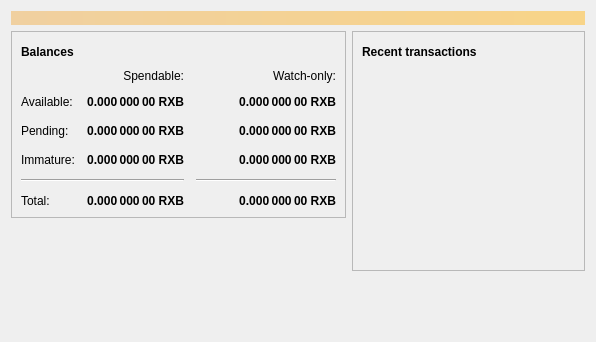
<?xml version="1.0" encoding="UTF-8"?>
<ui version="4.0">
 <class>OverviewPage</class>
 <widget class="QWidget" name="OverviewPage">
  <property name="geometry">
   <rect>
    <x>0</x>
    <y>0</y>
    <width>596</width>
    <height>342</height>
   </rect>
  </property>
  <property name="windowTitle">
   <string>Form</string>
  </property>
  <layout class="QVBoxLayout" name="topLayout">
   <item>
    <widget class="QLabel" name="labelAlerts">
     <property name="visible">
      <bool>false</bool>
     </property>
     <property name="styleSheet">
      <string notr="true">QLabel { background-color: qlineargradient(x1: 0, y1: 0, x2: 1, y2: 0, stop:0 #F0D0A0, stop:1 #F8D488); color:#000000; }</string>
     </property>
     <property name="wordWrap">
      <bool>true</bool>
     </property>
     <property name="margin">
      <number>3</number>
     </property>
     <property name="textInteractionFlags">
      <set>Qt::TextSelectableByMouse</set>
     </property>
    </widget>
   </item>
   <item>
    <layout class="QHBoxLayout" name="horizontalLayout" stretch="1,1">
     <item>
      <layout class="QVBoxLayout" name="verticalLayout_2">
       <item>
        <widget class="QFrame" name="frame">
         <property name="frameShape">
          <enum>QFrame::StyledPanel</enum>
         </property>
         <property name="frameShadow">
          <enum>QFrame::Raised</enum>
         </property>
         <layout class="QVBoxLayout" name="verticalLayout_4">
          <item>
           <layout class="QHBoxLayout" name="horizontalLayout_4">
            <item>
             <widget class="QLabel" name="label_5">
              <property name="font">
               <font>
                <weight>75</weight>
                <bold>true</bold>
               </font>
              </property>
              <property name="text">
               <string>Balances</string>
              </property>
             </widget>
            </item>
            <item>
             <widget class="QPushButton" name="labelWalletStatus">
              <property name="enabled">
               <bool>true</bool>
              </property>
              <property name="maximumSize">
               <size>
                <width>30</width>
                <height>16777215</height>
               </size>
              </property>
              <property name="toolTip">
               <string>The displayed information may be out of date. Your wallet automatically synchronizes with the Ryanbucks network after a connection is established, but this process has not completed yet.</string>
              </property>
              <property name="text">
               <string/>
              </property>
              <property name="icon">
               <iconset resource="../bitcoin.qrc">
                <normaloff>:/icons/warning</normaloff>
                <disabledoff>:/icons/warning</disabledoff>:/icons/warning</iconset>
              </property>
              <property name="iconSize">
               <size>
                <width>24</width>
                <height>24</height>
               </size>
              </property>
              <property name="flat">
               <bool>true</bool>
              </property>
             </widget>
            </item>
            <item>
             <spacer name="horizontalSpacer_3">
              <property name="orientation">
               <enum>Qt::Horizontal</enum>
              </property>
              <property name="sizeHint" stdset="0">
               <size>
                <width>40</width>
                <height>20</height>
               </size>
              </property>
             </spacer>
            </item>
           </layout>
          </item>
          <item>
           <layout class="QGridLayout" name="gridLayout">
            <property name="spacing">
             <number>12</number>
            </property>
            <item row="2" column="2">
             <widget class="QLabel" name="labelWatchPending">
              <property name="font">
               <font>
                <weight>75</weight>
                <bold>true</bold>
               </font>
              </property>
              <property name="cursor">
               <cursorShape>IBeamCursor</cursorShape>
              </property>
              <property name="toolTip">
               <string>Unconfirmed transactions to watch-only addresses</string>
              </property>
              <property name="text">
               <string notr="true">0.000 000 00 RXB</string>
              </property>
              <property name="alignment">
               <set>Qt::AlignRight|Qt::AlignTrailing|Qt::AlignVCenter</set>
              </property>
              <property name="textInteractionFlags">
               <set>Qt::LinksAccessibleByMouse|Qt::TextSelectableByKeyboard|Qt::TextSelectableByMouse</set>
              </property>
             </widget>
            </item>
            <item row="2" column="1">
             <widget class="QLabel" name="labelUnconfirmed">
              <property name="font">
               <font>
                <weight>75</weight>
                <bold>true</bold>
               </font>
              </property>
              <property name="cursor">
               <cursorShape>IBeamCursor</cursorShape>
              </property>
              <property name="toolTip">
               <string>Total of transactions that have yet to be confirmed, and do not yet count toward the spendable balance</string>
              </property>
              <property name="text">
               <string notr="true">0.000 000 00 RXB</string>
              </property>
              <property name="alignment">
               <set>Qt::AlignRight|Qt::AlignTrailing|Qt::AlignVCenter</set>
              </property>
              <property name="textInteractionFlags">
               <set>Qt::LinksAccessibleByMouse|Qt::TextSelectableByKeyboard|Qt::TextSelectableByMouse</set>
              </property>
             </widget>
            </item>
            <item row="3" column="2">
             <widget class="QLabel" name="labelWatchImmature">
              <property name="font">
               <font>
                <weight>75</weight>
                <bold>true</bold>
               </font>
              </property>
              <property name="cursor">
               <cursorShape>IBeamCursor</cursorShape>
              </property>
              <property name="toolTip">
               <string>Mined balance in watch-only addresses that has not yet matured</string>
              </property>
              <property name="text">
               <string notr="true">0.000 000 00 RXB</string>
              </property>
              <property name="alignment">
               <set>Qt::AlignRight|Qt::AlignTrailing|Qt::AlignVCenter</set>
              </property>
              <property name="textInteractionFlags">
               <set>Qt::LinksAccessibleByMouse|Qt::TextSelectableByKeyboard|Qt::TextSelectableByMouse</set>
              </property>
             </widget>
            </item>
            <item row="4" column="0" colspan="2">
             <widget class="Line" name="line">
              <property name="orientation">
               <enum>Qt::Horizontal</enum>
              </property>
             </widget>
            </item>
            <item row="4" column="2">
             <widget class="Line" name="lineWatchBalance">
              <property name="sizePolicy">
               <sizepolicy hsizetype="Preferred" vsizetype="Fixed">
                <horstretch>0</horstretch>
                <verstretch>0</verstretch>
               </sizepolicy>
              </property>
              <property name="minimumSize">
               <size>
                <width>140</width>
                <height>0</height>
               </size>
              </property>
              <property name="orientation">
               <enum>Qt::Horizontal</enum>
              </property>
             </widget>
            </item>
            <item row="5" column="0">
             <widget class="QLabel" name="labelTotalText">
              <property name="text">
               <string>Total:</string>
              </property>
             </widget>
            </item>
            <item row="3" column="1">
             <widget class="QLabel" name="labelImmature">
              <property name="font">
               <font>
                <weight>75</weight>
                <bold>true</bold>
               </font>
              </property>
              <property name="cursor">
               <cursorShape>IBeamCursor</cursorShape>
              </property>
              <property name="toolTip">
               <string>Mined balance that has not yet matured</string>
              </property>
              <property name="text">
               <string notr="true">0.000 000 00 RXB</string>
              </property>
              <property name="alignment">
               <set>Qt::AlignRight|Qt::AlignTrailing|Qt::AlignVCenter</set>
              </property>
              <property name="textInteractionFlags">
               <set>Qt::LinksAccessibleByMouse|Qt::TextSelectableByKeyboard|Qt::TextSelectableByMouse</set>
              </property>
             </widget>
            </item>
            <item row="2" column="3">
             <spacer name="horizontalSpacer_2">
              <property name="orientation">
               <enum>Qt::Horizontal</enum>
              </property>
              <property name="sizeHint" stdset="0">
               <size>
                <width>40</width>
                <height>20</height>
               </size>
              </property>
             </spacer>
            </item>
            <item row="3" column="0">
             <widget class="QLabel" name="labelImmatureText">
              <property name="text">
               <string>Immature:</string>
              </property>
             </widget>
            </item>
            <item row="5" column="1">
             <widget class="QLabel" name="labelTotal">
              <property name="font">
               <font>
                <weight>75</weight>
                <bold>true</bold>
               </font>
              </property>
              <property name="cursor">
               <cursorShape>IBeamCursor</cursorShape>
              </property>
              <property name="toolTip">
               <string>Your current total balance</string>
              </property>
              <property name="text">
               <string notr="true">0.000 000 00 RXB</string>
              </property>
              <property name="alignment">
               <set>Qt::AlignRight|Qt::AlignTrailing|Qt::AlignVCenter</set>
              </property>
              <property name="textInteractionFlags">
               <set>Qt::LinksAccessibleByMouse|Qt::TextSelectableByKeyboard|Qt::TextSelectableByMouse</set>
              </property>
             </widget>
            </item>
            <item row="5" column="2">
             <widget class="QLabel" name="labelWatchTotal">
              <property name="font">
               <font>
                <weight>75</weight>
                <bold>true</bold>
               </font>
              </property>
              <property name="cursor">
               <cursorShape>IBeamCursor</cursorShape>
              </property>
              <property name="toolTip">
               <string>Current total balance in watch-only addresses</string>
              </property>
              <property name="text">
               <string notr="true">0.000 000 00 RXB</string>
              </property>
              <property name="alignment">
               <set>Qt::AlignRight|Qt::AlignTrailing|Qt::AlignVCenter</set>
              </property>
              <property name="textInteractionFlags">
               <set>Qt::LinksAccessibleByMouse|Qt::TextSelectableByKeyboard|Qt::TextSelectableByMouse</set>
              </property>
             </widget>
            </item>
            <item row="0" column="2">
             <widget class="QLabel" name="labelWatchonly">
              <property name="text">
               <string>Watch-only:</string>
              </property>
              <property name="alignment">
               <set>Qt::AlignRight|Qt::AlignTrailing|Qt::AlignVCenter</set>
              </property>
             </widget>
            </item>
            <item row="1" column="0">
             <widget class="QLabel" name="labelBalanceText">
              <property name="text">
               <string>Available:</string>
              </property>
             </widget>
            </item>
            <item row="1" column="1">
             <widget class="QLabel" name="labelBalance">
              <property name="font">
               <font>
                <weight>75</weight>
                <bold>true</bold>
               </font>
              </property>
              <property name="cursor">
               <cursorShape>IBeamCursor</cursorShape>
              </property>
              <property name="toolTip">
               <string>Your current spendable balance</string>
              </property>
              <property name="text">
               <string notr="true">0.000 000 00 RXB</string>
              </property>
              <property name="alignment">
               <set>Qt::AlignRight|Qt::AlignTrailing|Qt::AlignVCenter</set>
              </property>
              <property name="textInteractionFlags">
               <set>Qt::LinksAccessibleByMouse|Qt::TextSelectableByKeyboard|Qt::TextSelectableByMouse</set>
              </property>
             </widget>
            </item>
            <item row="1" column="2">
             <widget class="QLabel" name="labelWatchAvailable">
              <property name="font">
               <font>
                <weight>75</weight>
                <bold>true</bold>
               </font>
              </property>
              <property name="cursor">
               <cursorShape>IBeamCursor</cursorShape>
              </property>
              <property name="toolTip">
               <string>Your current balance in watch-only addresses</string>
              </property>
              <property name="text">
               <string notr="true">0.000 000 00 RXB</string>
              </property>
              <property name="alignment">
               <set>Qt::AlignRight|Qt::AlignTrailing|Qt::AlignVCenter</set>
              </property>
              <property name="textInteractionFlags">
               <set>Qt::LinksAccessibleByMouse|Qt::TextSelectableByKeyboard|Qt::TextSelectableByMouse</set>
              </property>
             </widget>
            </item>
            <item row="2" column="0">
             <widget class="QLabel" name="labelPendingText">
              <property name="text">
               <string>Pending:</string>
              </property>
             </widget>
            </item>
            <item row="0" column="1">
             <widget class="QLabel" name="labelSpendable">
              <property name="text">
               <string>Spendable:</string>
              </property>
              <property name="alignment">
               <set>Qt::AlignRight|Qt::AlignTrailing|Qt::AlignVCenter</set>
              </property>
             </widget>
            </item>
           </layout>
          </item>
         </layout>
        </widget>
       </item>
       <item>
        <spacer name="verticalSpacer">
         <property name="orientation">
          <enum>Qt::Vertical</enum>
         </property>
         <property name="sizeHint" stdset="0">
          <size>
           <width>20</width>
           <height>40</height>
          </size>
         </property>
        </spacer>
       </item>
      </layout>
     </item>
     <item>
      <layout class="QVBoxLayout" name="verticalLayout_3">
       <item>
        <widget class="QFrame" name="frame_2">
         <property name="frameShape">
          <enum>QFrame::StyledPanel</enum>
         </property>
         <property name="frameShadow">
          <enum>QFrame::Raised</enum>
         </property>
         <layout class="QVBoxLayout" name="verticalLayout">
          <item>
           <layout class="QHBoxLayout" name="horizontalLayout_2">
            <item>
             <widget class="QLabel" name="label_4">
              <property name="font">
               <font>
                <weight>75</weight>
                <bold>true</bold>
               </font>
              </property>
              <property name="text">
               <string>Recent transactions</string>
              </property>
             </widget>
            </item>
            <item>
             <widget class="QPushButton" name="labelTransactionsStatus">
              <property name="enabled">
               <bool>true</bool>
              </property>
              <property name="maximumSize">
               <size>
                <width>30</width>
                <height>16777215</height>
               </size>
              </property>
              <property name="toolTip">
               <string>The displayed information may be out of date. Your wallet automatically synchronizes with the Ryanbucks network after a connection is established, but this process has not completed yet.</string>
              </property>
              <property name="text">
               <string/>
              </property>
              <property name="icon">
               <iconset resource="../bitcoin.qrc">
                <normaloff>:/icons/warning</normaloff>
                <disabledoff>:/icons/warning</disabledoff>:/icons/warning</iconset>
              </property>
              <property name="iconSize">
               <size>
                <width>24</width>
                <height>24</height>
               </size>
              </property>
              <property name="flat">
               <bool>true</bool>
              </property>
             </widget>
            </item>
            <item>
             <spacer name="horizontalSpacer">
              <property name="orientation">
               <enum>Qt::Horizontal</enum>
              </property>
              <property name="sizeHint" stdset="0">
               <size>
                <width>40</width>
                <height>20</height>
               </size>
              </property>
             </spacer>
            </item>
           </layout>
          </item>
          <item>
           <widget class="QListView" name="listTransactions">
            <property name="styleSheet">
             <string notr="true">QListView { background: transparent; }</string>
            </property>
            <property name="frameShape">
             <enum>QFrame::NoFrame</enum>
            </property>
            <property name="verticalScrollBarPolicy">
             <enum>Qt::ScrollBarAlwaysOff</enum>
            </property>
            <property name="horizontalScrollBarPolicy">
             <enum>Qt::ScrollBarAlwaysOff</enum>
            </property>
            <property name="selectionMode">
             <enum>QAbstractItemView::NoSelection</enum>
            </property>
           </widget>
          </item>
         </layout>
        </widget>
       </item>
       <item>
        <spacer name="verticalSpacer_2">
         <property name="orientation">
          <enum>Qt::Vertical</enum>
         </property>
         <property name="sizeHint" stdset="0">
          <size>
           <width>20</width>
           <height>40</height>
          </size>
         </property>
        </spacer>
       </item>
      </layout>
     </item>
    </layout>
   </item>
  </layout>
 </widget>
 <resources/>
 <connections/>
</ui>
